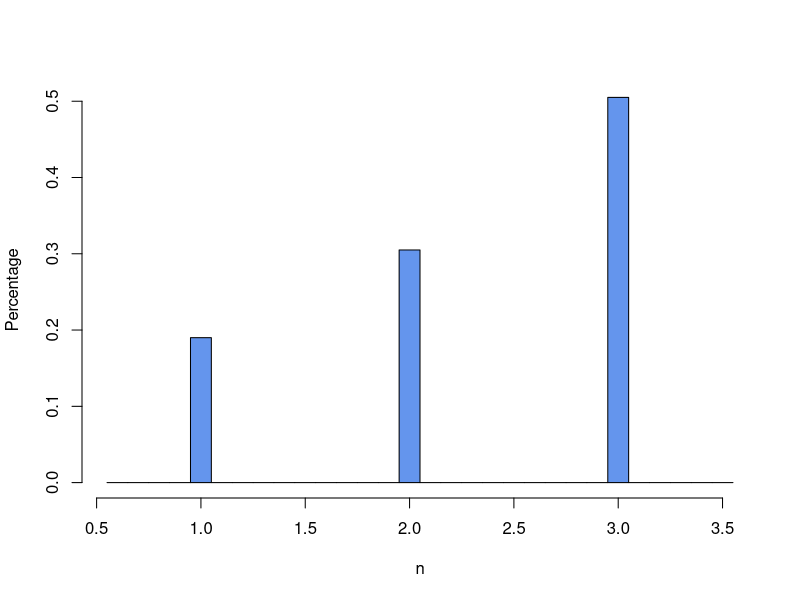
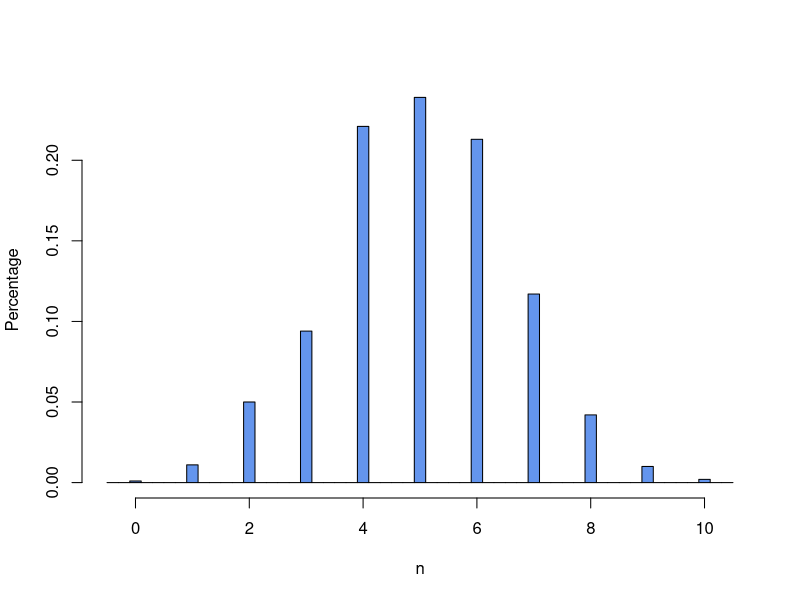
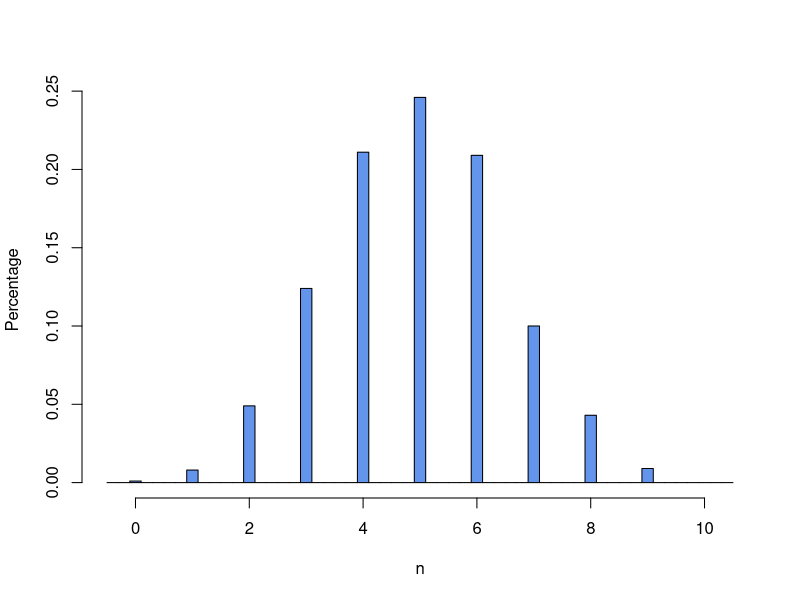
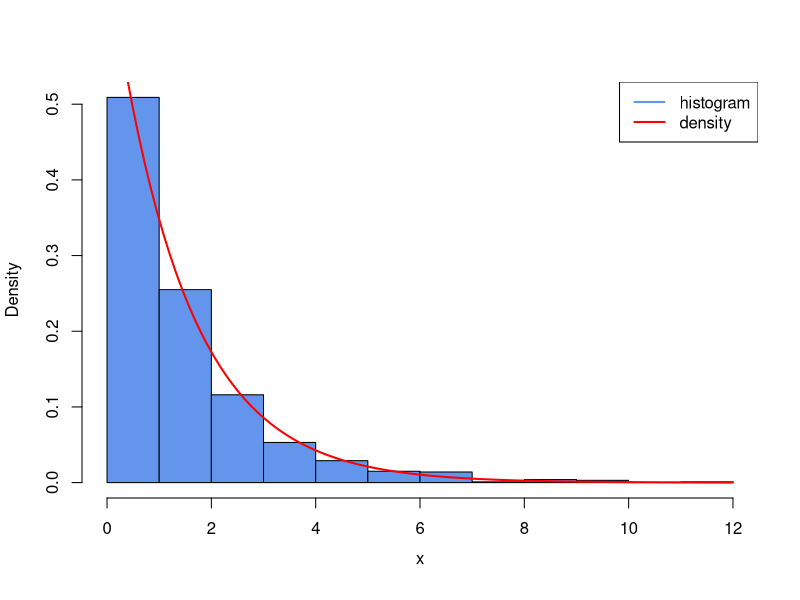
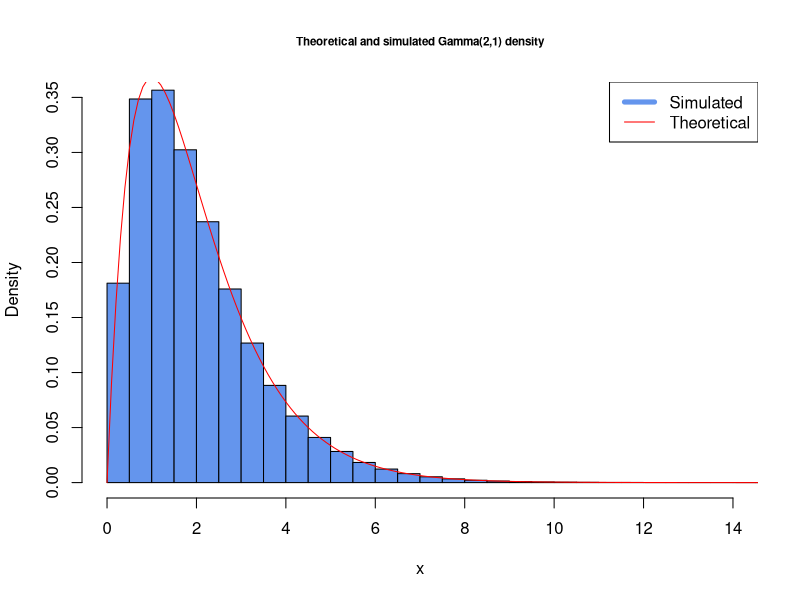
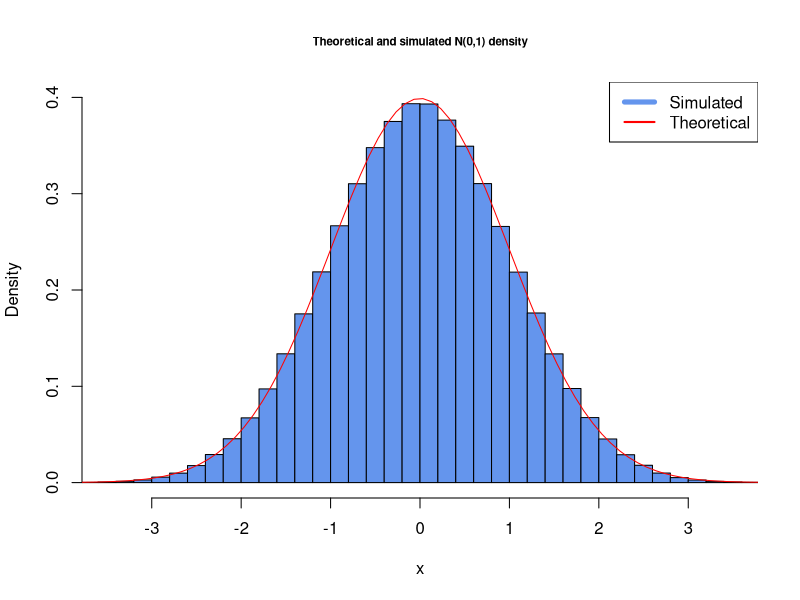
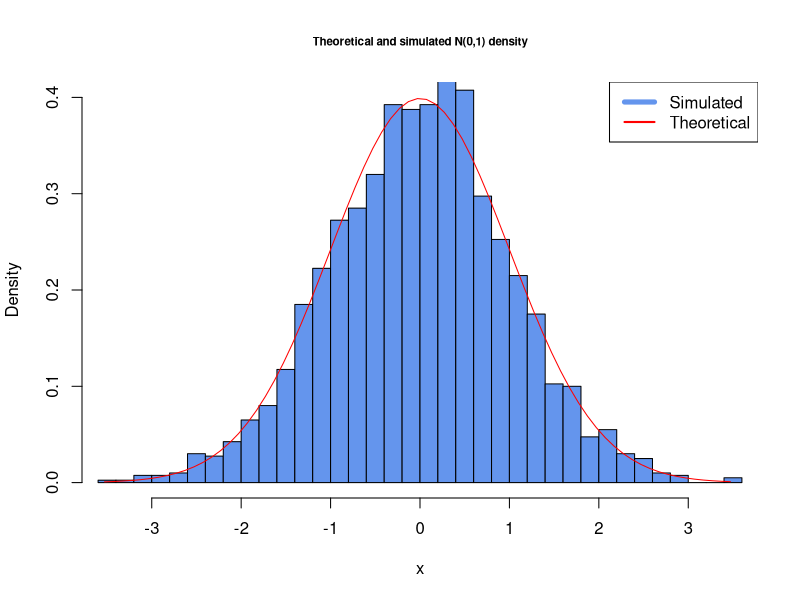

These charts were generated, in order, by the following R code:
## ---- chunk 1
set.seed(10086)
runif(5)
## ---- chunk 2
runif(5)
## ---- chunk 3
set.seed(10086)
runif(5)
## ---- chunk 4
RNG.state <- .Random.seed
runif(5)
## ---- chunk 5
.Random.seed <- RNG.state
runif(5)
## ---- chunk 6
Discrete.Simulate <- function(F, size, ...) {
  
  # F - Cumulative distribution function
  # size - number of i.i.d. random variables to be simulated

  m <- 0
  U <- runif(size)
  X <- rep(NA, size)
  X[F(0, ...) >= U] <- 0

  while (any(F(m, ...) < U)) {
    m <- m + 1
    X[(F(m, ...) >= U) & (F(m - 1, ...) < U)] <- m
  }

  return(X)
}
## ---- chunk 7
# cumulative distribution function

F <- function(x) {
  return(0.2 * ((x >= 1) && (x < 2)) + 0.5 * ((x >= 2) && (x < 3)) + (x >= 3))
}

# draw 1000 i.i.d. random variables whose CDF is F

set.seed(10086)
X <- Discrete.Simulate(F, 1000)

# histogram
h <- hist(X, breaks = seq(0.55, 3.55, 0.1), plot = FALSE)
h$density <- h$counts / 1000
plot(h, freq = FALSE, col = "cornflowerblue",
     main = "", xlab = "n", ylab = "Percentage")
## ---- chunk 8
# cumulative distribution function of binomial distribution

F <- function(x, n, p) {
  Index <- 0:floor(x)
  Density <- choose(n, Index) * p^(Index) * (1-p)^(n-Index)
  return(sum(Density))
}

# draw 1000 i.i.d. binomial random variables

set.seed(10086)
X <- Discrete.Simulate(F, 1000, 10, 0.5)
## ---- chunk 9
Y <- rbinom(1000, 10, 0.5)
## ---- chunk 10
#| fig-cap: "Use Discrete.Simulate" 
h1 <- hist(X, breaks = seq(-0.5, 10.5, 0.2), plot = FALSE)
h1$density <- h1$counts / 1000
plot(h1, freq = FALSE, col = "cornflowerblue",
     main = "", xlab = "n", ylab = "Percentage")
## ---- chunk 11
#| fig-cap: "Use rbinom" 
h2 <- hist(Y, breaks = seq(-0.5, 10.5, 0.2), plot = FALSE)
h2$density <- h2$counts / 1000
plot(h2, freq = FALSE, col = "cornflowerblue",
     main = "", xlab = "n", ylab = "Percentage")
## ---- chunk 12
Exponential.Simulate <- function(lambda, size) {
  
  # lambda - intensity of the exponential distribution
  # size - number of i.i.d. random variables to be drawn
  
  U <- runif(size)
  return(-1/lambda * log(U))
  
}

# A test of the function
set.seed(10086)
X <- Exponential.Simulate(0.7, 1000)
## ---- chunk 13
# 1. Create the Histogram
hist(X, 
     freq = FALSE,        # Use density instead of frequency on y-axis
     breaks = 15,         # Adjust number of breaks for desired resolution
     col = "cornflowerblue", 
     xlab = "",             # Remove default x-label (add it later with mtext)
     ylab = "Density",
     main = "",
     xlim = c(0, 12))

# 2. Superimpose the Theoretical Density Curve
curve(dexp(x, rate = 0.7),  # Theoretical exponential density function
      from = 0,             # Start of the curve
      to = 12, # End of the curve 
      col = "red",      
      lwd = 2,            # Adjust line thickness
      add = TRUE)         # Add to the existing plot (histogram)

# 3. Add Labels and Title (using mtext for better control)
mtext("x", side = 1, line = 2.5)  # Add x-axis label below the axis
mtext("Histogram of Exponential Sample and Theoretical Density", 
      side = 3, line = 1, outer = TRUE) # Title at the top margin

# 4. Add a Legend
legend("topright",                    # Position of the legend
       legend = c("histogram", "density"), # Text for the legend
       col = c("cornflowerblue", "red"),   # Colors of the legend elements
       lwd = 2)                         # Line width for the legend
## ---- chunk 14
Gumbel.Simulate <- function(min, max, size) {
  U <- runif(size, min, max)
  return(-log(-log(U)))
}

set.seed(1234)

X <- Gumbel.Simulate(0, 1, 100)
X[1:4]
## ---- chunk 15
### Auxiliary functions ###

gamma.pdf <- function(x, k, theta) {
  return(theta^k * x^(k-1) * exp(-theta*x)/gamma(k))
}

exponential.pdf <- function(x, lambda) {
  return(lambda * exp(-lambda*x))
}

Exponential.Simulate <- function(lambda, size = 1) {
  V <- runif(size)
  return(-1/lambda * log(V))
}

Gamma.Simulate <- function(k, theta, size = 1) {
  
  lambda <- theta/k
  c <- k^k * exp(-k+1) / gamma(k)
  
  U <- rep(NA, size)
  Y <- rep(NA, size)
  X <- rep(NA, size)
  Unaccepted <- rep(TRUE, size)
  
  while (any(Unaccepted)) {
    
    UnacceptedCount <- sum(Unaccepted)
    
    U <- runif(UnacceptedCount)
    Y <- Exponential.Simulate(lambda, UnacceptedCount)
    
    Accepted_ThisTime <- Unaccepted[Unaccepted] &
      ( U <= ( gamma.pdf(Y, k, theta) / exponential.pdf(Y, lambda)/c ) )
    
    X[Unaccepted][Accepted_ThisTime] <- Y[Accepted_ThisTime]
    Unaccepted[Unaccepted] <- !Accepted_ThisTime
    
  }
  
  return(X)
  
}

## ---- chunk 16
set.seed(10086)

X <- Gamma.Simulate(2, 1, 10^6)

# histogram

hist(X, breaks = 30, freq = FALSE,
     main = "Theoretical and simulated Gamma(2,1) density",
     col = "cornflowerblue",
     xlim = c(0, 14), ylim = c(0, 0.35),
     xlab = "x",
     cex.main = 0.7)

xticks = seq(0, max(X), 0.1)
lines(xticks, dgamma(xticks, 2, 1), col = "red")
legend("topright", legend = c("Simulated", "Theoretical"), lty = c(1, 1), lwd = c(5, 1), col = c("cornflowerblue", "red"))

## ---- chunk 17
### Simulate standard normal random variable ###

Normal.Simulate <- function(size = 1) {
  
  Z <- rep(NA, size)
  
  for (i in 1:size) {
    Z[i] <- sum(runif(12)) - 6
  }
  return(Z)
}

## ---- chunk 18
set.seed(10086)

X <- Normal.Simulate(10^6)

# histogram

hist(X, breaks = 35, freq = FALSE,
     main = "Theoretical and simulated N(0,1) density",
     col = "cornflowerblue",
     xlim = c(-3.5, 3.5), ylim = c(0, 0.4),
     xlab = "x",
     cex.main = 0.7)

xticks = seq(min(X), max(X), 0.1)
lines(xticks, dnorm(xticks, 0, 1), col = "red")
legend("topright", legend = c("Simulated", "Theoretical"), lty = c(1, 1), lwd = c(5, 2), col = c("cornflowerblue", "red"))
## ---- chunk 19
BoxMuller <- function(size = 1) {
  
  # size: number of standard bivariate normal random variables to simulate
  
  U <- runif(size)
  V <- runif(size)
  
  X <- sqrt(-2*log(U)) * cos(2*pi*V)
  Y <- sqrt(-2*log(U)) * sin(2*pi*V)
  
  return(c(X,Y))
  
}
## ---- chunk 20
set.seed(10086)

X <- BoxMuller(1000)

# histogram

hist(X, breaks = 35, freq = FALSE,
     main = "Theoretical and simulated N(0,1) density",
     col = "cornflowerblue",
     xlim = c(-3.5, 3.5), ylim = c(0, 0.4),
     xlab = "x",
     cex.main = 0.7)

xticks = seq(min(X), max(X), 0.1)
lines(xticks, dnorm(xticks, 0, 1), col = "red")
legend("topright", legend = c("Simulated", "Theoretical"), lty = c(1, 1), lwd = c(5, 2), col = c("cornflowerblue", "red"))
## ---- chunk 21
MonteCarlo.Integration <- function(f, n, a, b) {
  
  U <- runif(n, min = a, max = b)
  return( (b-a)*mean(f(U)) )
  
}
## ---- chunk 22
set.seed(10086)
MonteCarlo.Integration(function(x) 1/(1+x^2), 100, -1, 1)
## ---- chunk 23
set.seed(10086)
MonteCarlo.Integration(function(x) atan(x), 100, 0, 1)
## ---- chunk 24
vU <- runif(10000)
vV <- runif(10000)

fLessThanOne <- function(vInput) {
  return(vInput < 1)
}

dResult <- (1 - 0) * mean(fLessThanOne(vU^2 + vV^2))
dResult * 4

